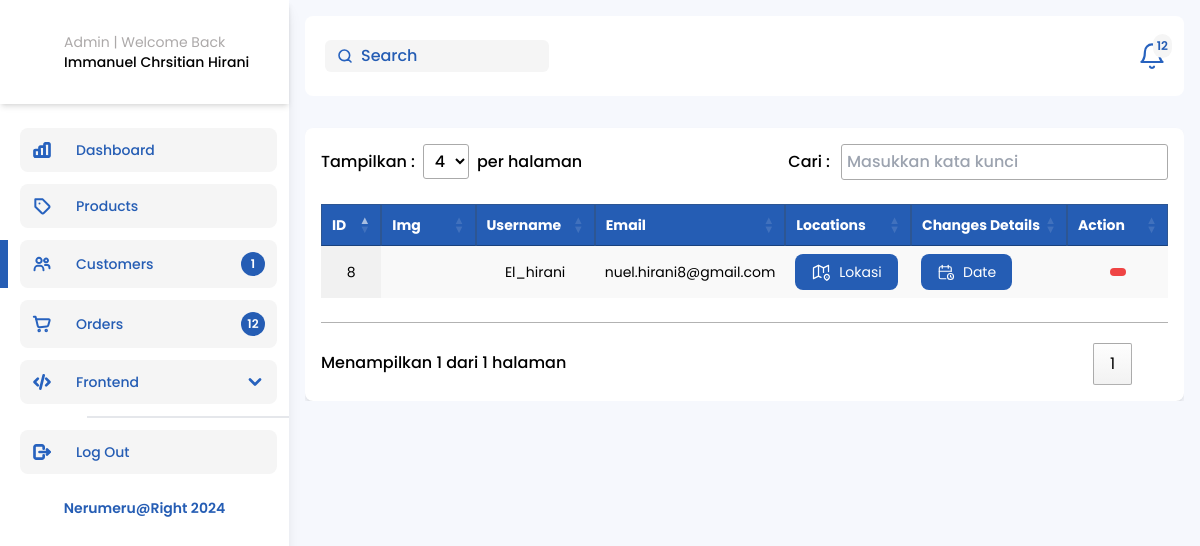
Page /Admin-Customer.php on the earlier database version.
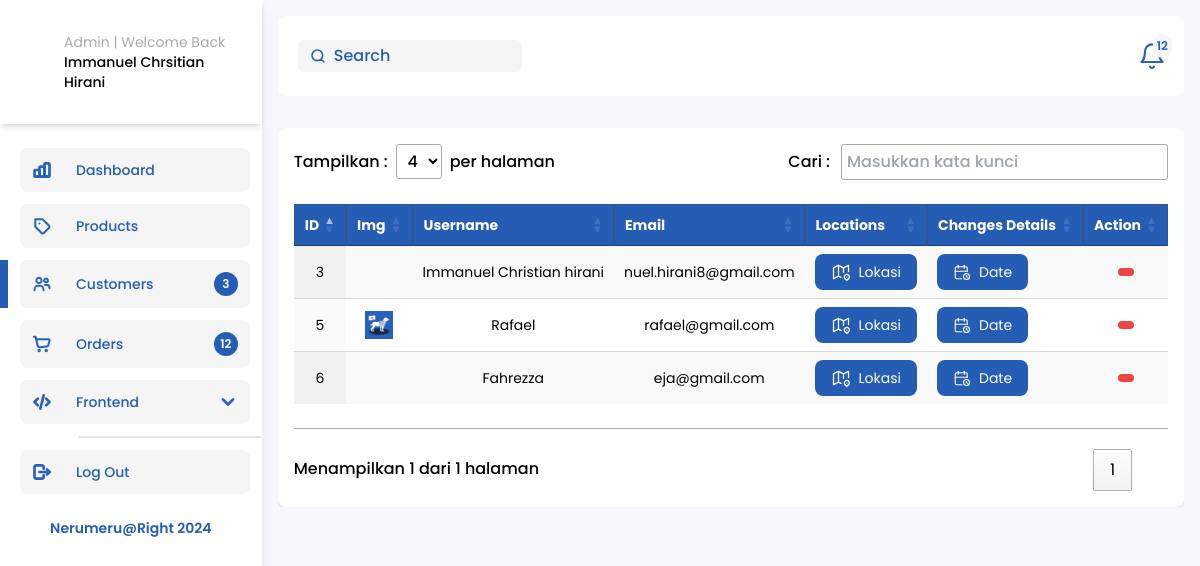
Same page on the later database version.
### tables this page shows
CREATE TABLE `user` (
  `user_id` int(11) NOT NULL,
  `user_username` varchar(100) NOT NULL,
  `user_email` varchar(50) NOT NULL,
  `user_phone` varchar(14) NOT NULL,
  `user_password` varchar(1000) NOT NULL,
  `user_img` varchar(100) NOT NULL,
  `insert_date` datetime NOT NULL DEFAULT current_timestamp(),
  `lastUpdate_date` datetime NOT NULL DEFAULT current_timestamp()
);

### function.php (called while the page is built, shortened)
<?php
$conn = mysqli_connect('localhost', 'root', '', 'nerumeru');
function query($query)
{
    global $conn;
    $result = mysqli_query($conn, $query);
    $rows = [];
    foreach ($result as $row) {
        $rows[] = $row;
    }
    return $rows;
}

### Admin-Customer.php (the view, shortened to what the changed rows need)
<?php
require "function.php";
$Users = query("SELECT * FROM user");
?>
<!doctype html>
<html lang="en">
<head>
  <link rel="stylesheet" href="./css/output.css" />
  <link rel="stylesheet" href="https://cdn.jsdelivr.net/npm/swiper@10/swiper-bundle.min.css" />
  <link rel="stylesheet" href="https://cdn.jsdelivr.net/npm/swiper@10/swiper-bundle.min.css" />
  <link rel="stylesheet" href="https://cdn.jsdelivr.net/npm/@tabler/icons-webfont@latest/tabler-icons.min.css" />
  <link href="https://cdn.datatables.net/1.13.3/css/jquery.dataTables.min.css" rel="stylesheet" />
  <link href="https://cdn.datatables.net/buttons/2.3.5/css/buttons.dataTables.min.css" rel="stylesheet" />
</head>
<body>
  <main class="my-0">
    <section class="admin relative h-screen overflow-hidden my-0">
      <div class="flex items-start justify-between">
        <?php include("sidebar.admin.php"); ?>
        <div class="flex flex-col gap-4 container">
          <div class="max-h-screen w-full overflow-y-auto">
            <div id="UserData" class="container BoxTableData bg-white rounded-lg shadow-md 3xl:h-fit 2xl:h-fit overflow-y-auto mt-4">
              <table id="myTable2" class="myTableDisplay 3xl:text-lg text-sm py-6 display nowrap table hover order-column row-border stripe">
                <thead>
                  <tr class="bg-blue-Neru text-white">
                    <th class="border-[1px] border-black-neru border-opacity-30">ID</th>
                    <th class="border-[1px] border-black-neru border-opacity-30">Img</th>
                    <th class="border-[1px] border-black-neru border-opacity-30">Username</th>
                    <th class="border-[1px] border-black-neru border-opacity-30">Email</th>
                    <th class="border-[1px] border-black-neru border-opacity-30">Locations</th>
                    <th class="border-[1px] border-black-neru border-opacity-30">Changes Details </th>
                    <th class="border-[1px] border-black-neru border-opacity-30">Action</th>
                  </tr>
                </thead>
                <tbody>
                  <?php foreach ($Users as $user) : ?>
                    <tr class="text-center">
                      <td class="w-14"><?= $user["user_id"] ?></td>
                      <td class="w-32"><img src="img/<?= $user["user_img"] ?>" class="w-[60%] object-contain mx-auto" alt="" /></td>
                      <td class="w-28"><?= $user["user_username"] ?></td>
                      <td class="w-28"><?= $user["user_email"] ?></td>
                      <td class="w-28">
                        <a href="Admin-userLocations.php?user_id=<?= $user["user_id"]  ?>" type="submit" class="flex items-center justify-center w-fit gap-2 px-4 bg-blue-Neru py-2 text-sm rounded-lg text-white" name="submit_location">
                          Lokasi
                        </a>
                      </td>
                      <td class="w-28">
                        <button data-target="#userInfo<?= $user["user_id"] ?>" class="flex gap-2 items-center cursor-pointer DateDetailToggler bg-blue-Neru py-2 px-4  text-sm rounded-lg text-white">
                          Date
                        </button>
                      </td>
                      <td class="w-28">
                        <span class="flex items-center gap-2 justify-center">
                          <a onclick="return confirm('Apakah Anda yakin ingin menghapus data ini?')" href="hapus.php?user_id=<?= $user["user_id"] ?>" class="HapusDataToggler text-white bg-red-500 px-2 py-1 rounded-full text-2xl cursor-pointer "><i class="ti ti-trash"></i></a>
                        </span>
                      </td>
                    </tr>
                  <?php endforeach; ?>
                </tbody>
              </table>
            </div>
          </div>
        </div>
    </section>
  </main>
</body>
</html>

### sidebar.admin.php (shortened to what the changed rows need)
<div class="relative hidden h-screen shadow-lg lg:block w-96">
  <div id="SidebarAdmin" class="h-full bg-white">
    <nav class="mt-6 pb-5">
      <div class="flex flex-col gap-3">
        <div class="flex flex-col CustomerNav  navBarAdmin cursor-pointer items-center justify-start w-full px-3 text-gray-800 border-l-8 border-blue-Neru border-opacity-0 transition-all ease-in-out duration-300 dark:text-white" href="#">
          <span onclick="window.location.href ='Admin-Customer.php';" class="mx-2 text-sm font-medium w-full p-3 bg-white-neru rounded-lg flex items-center gap-6">
            <?php
            $query = "SELECT COUNT(*) AS total_users FROM user";
            $result = mysqli_query($conn, $query);
            if ($result) {
              $row = mysqli_fetch_assoc($result);
              $total_users = $row['total_users'];
              echo '<div class="badge bg-blue-Neru rounded-full flex items-center justify-center w-6 h-6 ms-auto">';
              echo '<h6 class="text-xs text-white font-semibold">' . $total_users . '</h6>';
              echo '</div>';
            } else {
              echo "Gagal melakukan query: " . mysqli_error($conn);
            }
            ?>
          </span>
        </div>
      </div>
    </nav>
  </div>
</div>

Differences in the rows shown:
removed user: user_id "8", user_username "El_hirani", user_email "nuel.hirani8@gmail.com"
added user: user_id "3", user_username "Immanuel Christian hirani", user_email "nuel.hirani8@gmail.com"
added user: user_id "5", user_img (picture), user_username "Rafael", user_email "rafael@gmail.com"
added user: user_id "6", user_username "Fahrezza", user_email "eja@gmail.com"
Other differences:
$total_users: "1" → "3"
